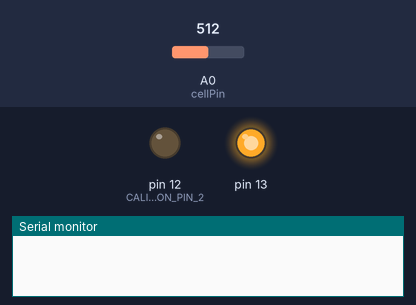
A sketch run on a simulated Arduino Uno, built with avr-gcc and run on an emulated ATmega328P. On the bench: output pins drawn as LEDs (lit = HIGH), the last lines printed to the serial monitor. The inputs (shaded band) are chosen by the test bench; at power-on: A0 (cellPin) = 512.

Above: at 0.1 s.
At 5.5 s:
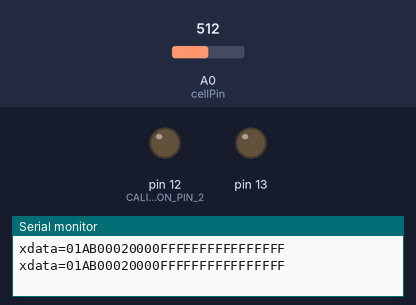
5.6 s: A0 (cellPin) set to 716
8.1 s: A0 (cellPin) set to 511
Timing chart, 0 to 11.1 s (numbered marks = the images above; inputs shaded):
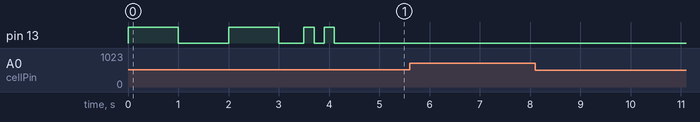

The sketch:

space-charge.ino
```cpp
// Input pin
#define cellPin A0

// Calibration outputs
#define CALIBRATION_PIN_1 11
#define CALIBRATION_PIN_2 12

// ADC counts
int counts;

// millis() at the last calibration, used to switch states.
unsigned long lastCalibrationTime = 0;

// State machine for loop()
// 0 = measuring normally
// 1 = Calibration stage 1
// 2 = Calibration stage 2
byte state = 0;

// Used to store the data from the field mill, in case they must be forwarded
// We only expect 11 bytes.
byte fieldMillBuffer[20];

byte fieldMillHasData = 0;
int fieldMillCounts = -1;
int fieldMillRoll = -1;
int fieldMillPitch = -1;
int fieldMillYaw = -1;

/**
 * Get an average counts reading from the ADC
 *
 * @param port     Which ADC to read from
 * @param samples  How many samples to take
 * @param counts   Where to store the average counts
 */
void getAveragedCounts(int port, int samples, int *counts)
{
  long sum = 0;
  for (int i = 0; i < samples; i++)
  {
    sum += analogRead(port);
  }
  *counts = sum / samples;
}

/**
 * Sets the state (LOW, HIGH) of the two calibration pins
 * The pins are defined through the definitions CALIBRATION_PIN_1 and CALIBRATION_PIN_2
 *
 * @param pin1 State of pin1
 * @param pin2 State of pin2
 */
void setCalibration(byte pin1, byte pin2)
{
  digitalWrite(CALIBRATION_PIN_1, pin1);
  digitalWrite(CALIBRATION_PIN_2, pin2);
}

void uartInt(int v)
{
  char buffer[4];
  byte *p = reinterpret_cast<byte *>(&v);
  for (int i = 0; i < sizeof(v); i++)
  {
    sprintf(buffer, "%02X", (byte)p[i]);
    Serial.write(buffer[0]);
    Serial.write(buffer[1]);
  }
}

void uartByte(byte v)
{
  char buffer[4];
  byte *p = reinterpret_cast<byte *>(&v);
  for (int i = 0; i < sizeof(v); i++)
  {
    sprintf(buffer, "%02X", (byte)p[i]);
    Serial.write(buffer[0]);
    Serial.write(buffer[1]);
  }
}

void sendXDataSpaceCharge(int counts, byte state)
{
  Serial.print("xdata=01AB");
  uartInt(counts);
  uartByte(state);
  uartByte(fieldMillHasData);
  uartInt(fieldMillCounts);
  uartInt(fieldMillRoll);
  uartInt(fieldMillPitch);
  uartInt(fieldMillYaw);
  Serial.println();
}

void setup()
{
  Serial.begin(9600);
  while (!Serial)
    ;
  Serial.setTimeout(100L);

  // Calibration output pins
  pinMode(12, OUTPUT);
  pinMode(13, OUTPUT);

  // Blinky sequence
  pinMode(13, OUTPUT);
  digitalWrite(13, HIGH);
  delay(1000);
  digitalWrite(13, LOW);
  delay(1000);
  digitalWrite(13, HIGH);
  delay(1000);
  digitalWrite(13, LOW);
  delay(500);
  digitalWrite(13, HIGH);
  delay(200);
  digitalWrite(13, LOW);
  delay(200);
  digitalWrite(13, HIGH);
  delay(200);
  digitalWrite(13, LOW);
  delay(200);
}

void loop()
{
  // Take a ADC measurement
  getAveragedCounts(cellPin, 1000, &counts);

  // Handle calibration
  switch (state)
  {
  case 0: // Wait for calibration
    // Calibration should be performed every 5 minutes
    if (millis() - lastCalibrationTime > (5 * 60 * 1000L))
    {
      state = 1;
      lastCalibrationTime = millis();
      setCalibration(HIGH, LOW);
    }
    break;
  case 1: // Calibration stage 1
    // If 10 seconds have passed, move to stage 2
    if (millis() - lastCalibrationTime > (10 * 1000))
    {
      state = 2;
      lastCalibrationTime = millis();
      setCalibration(LOW, HIGH);
    }
  case 2: // Calibration stage 2
    // If 10 seconds have passed, end calibration
    if (millis() - lastCalibrationTime > (10 * 1000))
    {
      state = 0;
      lastCalibrationTime = millis();
      setCalibration(LOW, LOW);
    }
  }

  // Read data from field mill, if available
  int rec = Serial.readBytesUntil(0x04, fieldMillBuffer, 20);
  for (byte i = 0; i < rec && i <= 9; i++)
  {
    if (
        fieldMillBuffer[i] == 'N' &&
        fieldMillBuffer[i + 1] == 'O' &&
        fieldMillBuffer[i + 2] == 'A')
    {
      fieldMillCounts = (fieldMillBuffer[i + 3] << 8) | fieldMillBuffer[i + 4];
      fieldMillRoll = (fieldMillBuffer[i + 5] << 8) | fieldMillBuffer[i + 6];
      fieldMillPitch = (fieldMillBuffer[i + 7] << 8) | fieldMillBuffer[i + 8];
      fieldMillYaw = (fieldMillBuffer[i + 9] << 8) | fieldMillBuffer[i + 10];
      fieldMillHasData = 1;
    }
  }

  // Send data through UART
  sendXDataSpaceCharge(counts, state);

  // Zero out field-mill data
  fieldMillCounts = -1;
  fieldMillRoll = -1;
  fieldMillPitch = -1;
  fieldMillYaw = -1;
  fieldMillHasData = 0;

  delay(500);
}
```
